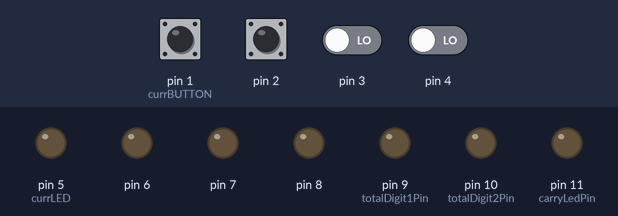
A sketch run on a simulated Arduino Uno, built with avr-gcc and run on an emulated ATmega328P. Parts: output pins drawn as LEDs (lit = HIGH). The inputs (shaded band) are chosen by the test bench; at power-on: pin 1 (currBUTTON), pin 2–4 LOW.

Above: at 1.2 s.
1.3 s: pin 1 (currBUTTON) pulled HIGH for 0.15 s
At 2.5 s:
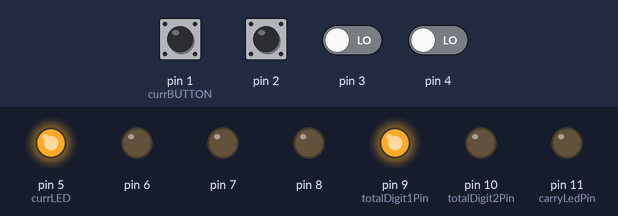
2.9 s: pin 2 driven HIGH
At 3.9 s:
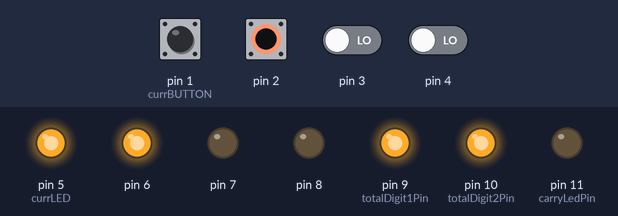
4.4 s: pin 3 driven HIGH
At 5.0 s:
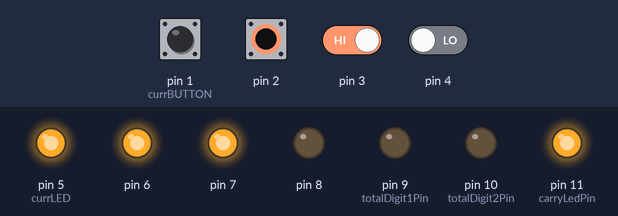
5.9 s: pin 4 driven HIGH
At 6.2 s:
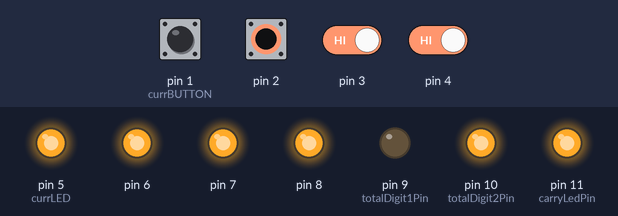
7.4 s: pin 1 (currBUTTON) pulled HIGH for 1 s
At 8.5 s:
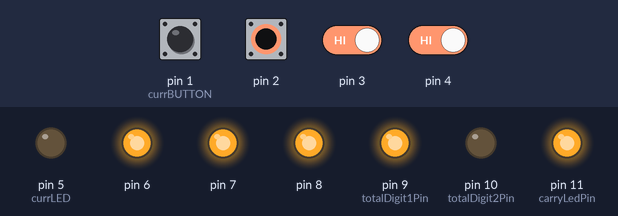
9.9 s: pin 2 pulsed LOW 5 times (0.12 s each, 0.3 s apart)
At 12.1 s:
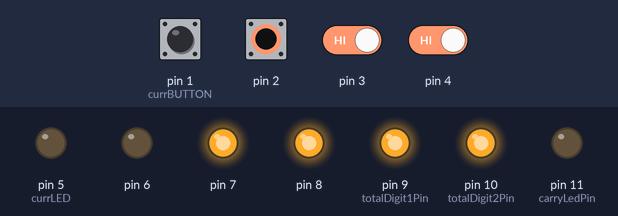
Timing chart, 0 to 13.6 s (numbered marks = the images above; inputs shaded):
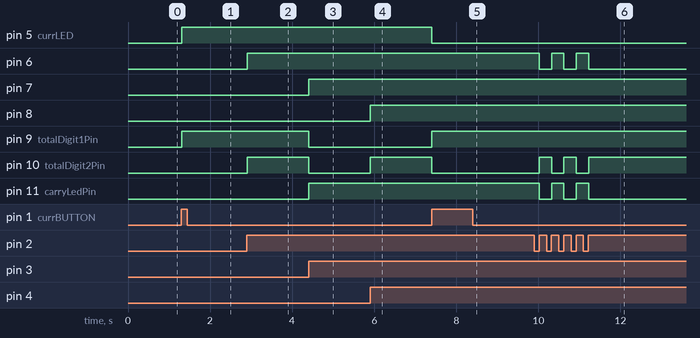

The sketch:

Homework5_2_bit_Adder.ino
```cpp
/*
 *  -----------------------------------------------------------------
 *  Course     : CST337
 *  Instrcutor : Dr. Eckhardt
 *  Homework   : 5
 *  Student    : Clarence Mitchell
 *  Description: 2 Bit Adder
 *               Uses 4 switches to simulate a 2 bit adder
 *               Pins 1-4 Input from switches
 *                    5-8 output to led to represent switch state (on/off)
 *                    9 bit 1 of sum
 *                    10 bit 2 f sum
 *                    11 carry of sum
 *  ------------------------------------------------------------------
 */

// -------------------------------------
// Define Constants
// -------------------------------------
const int startLED = 5;			// PIN for First LED for numbers (in sequence)
const int startBUTTON = 1;		// PIN for first Button (in sequence)
const int totalDigit1Pin = 9;	// PIN for LED for 1 digit on results
const int totalDigit2Pin = 10;  // PIN for LED for 2 digit on results
const int carryLedPin = 11;		// PIN for LED for carry on results

//
//  ---   Arrays (consecutive memory)
//
int ledOn[] = {false, false, false, false};
boolean lastPress[] = {false, false, false, false};

//
//  -- Current state
//
int currLED = 5;
int currBUTTON = 1;
boolean currPress = false;

//
// --- Result digits
//
int digit = 0;
int bit = 0;
int carry = 0;
//
// --- Temporary storage
//

int iLoop = 0;
int value1 = 0;
int value2 = 0;

int ledSetValue = LOW;

//void setPin(boolean ledOn, int pinNum);

// -----------------------------------------------
//
// debounce routine
//    Get button press but limit the rate at
//    which press can fire
//
// -----------------------------------------------
boolean debounce(int buttonPin, boolean presslast)
{
  //
  //  get button press
  //
  boolean pressCurrent = digitalRead(buttonPin);
  //
  //  -- if not the same as last press then give user time
  //
  if (presslast != pressCurrent)
  {
   delay(5);
   pressCurrent = digitalRead(buttonPin);
  }
  //
  //
  return pressCurrent;
} // -- exit debounce routine


//----------------------------------------------------
//
//  setup Routine
//   routine runs once when you press reset:
//
// --------------------------------------------------
void setup()
{
  //
  // Loop and set number LEDs and Buttons
  //
  //
  // Define Output PINs for Number Buttons and LEDs
  //
  for (iLoop = 0; iLoop < 4; iLoop++)
  {
    //
	// -- Calculate pin as start plus offset (iLoop)
	//
	currLED = startLED + iLoop;
    currBUTTON = startBUTTON + iLoop;
	//
	// --- Set LED and Button PINs
	//
  	pinMode(currLED, OUTPUT);
  	pinMode(currBUTTON, INPUT);
    //
	// --- Initialize Arrays
	//
	ledOn[iLoop] = false;
    lastPress[iLoop] = false;

  } // -- end for

  pinMode(totalDigit1Pin, OUTPUT);
  pinMode(totalDigit2Pin, OUTPUT);
  pinMode(carryLedPin, OUTPUT);

  currBUTTON = 1;
  currLED = 5;

} // -- end setup

//----------------------------------------------------
//
//  loop Routine
//   runs over and over again forever:
//
// --------------------------------------------------
void loop()
{

    //
  // Loop and set number LEDs and Buttons
  //

	//
	// -- First calculate PIN numbers based on start plus  offset (iLoop)
	//
    currLED = startLED + iLoop;
    currBUTTON = startBUTTON + iLoop;

	//
	// -- Get button press but limit the rate at which press can fire
	//
    currPress = debounce(currBUTTON,lastPress[iLoop]);     // try to eliminate button fire time
	//
	//  -- Now check if button for current offset has been pressed
	//     This is determined by last being low current being high....
	//
    if (lastPress[iLoop] == LOW && currPress == HIGH)
  	{
		//
		//  -- invert state of LED for button
		//
		ledOn[iLoop] = !ledOn[iLoop];

	} // -- end of if

	//
	//   --- Store current pressed value into array
	//
    lastPress[iLoop] = currPress;
	//
	//  --- Send value to LED
	//
   digitalWrite(currLED, ledOn[iLoop]);
	//
	// -- Calculate results
	//  Note could have used ledOn[] directly but would be less clear....
	//
	//  -- First Bit
	//   add the two bits and set carry (if needed)
	//
   value1 = (ledOn[0]?1:0);
   value2 = (ledOn[2]?1:0);
   digit = value1 + value2;
   bit = digit % 2;
   carry = digit / 2;
   ledSetValue = (bit == 1?HIGH:LOW);
   digitalWrite(totalDigit1Pin, ledSetValue);

   	//
	//  -- Second Bit
	//  -- Same as first bit but include carry in addition
	//

   value1 = (ledOn[1]?1:0);
   value2 = (ledOn[3]?1:0);
   digit = value1 + value2 + carry;
   bit = digit % 2;
   carry = digit / 2;
   ledSetValue = (bit == 1?HIGH:LOW);
   digitalWrite(totalDigit2Pin, ledSetValue);

   ledSetValue = (carry == 1?HIGH:LOW);
   digitalWrite(carryLedPin, ledSetValue);

	//
	//  increment for next button (wrap using modulus division)
	//
   iLoop = ++iLoop % 4;

}  // -- end loop routine
```

Measured:
- after the input at 1.3 s, pin 5 (currLED), pin 9 (totalDigit1Pin): LOW → HIGH at once
- after the input at 2.9 s, pin 6, pin 10 (totalDigit2Pin): LOW → HIGH at once
- after the input at 4.4 s, pin 7, pin 11 (carryLedPin): LOW → HIGH at once; pin 9 (totalDigit1Pin), pin 10 (totalDigit2Pin): HIGH → LOW at once
- after the input at 5.9 s, pin 8, pin 10 (totalDigit2Pin): LOW → HIGH at once
- after the input at 7.4 s, pin 5 (currLED), pin 10 (totalDigit2Pin): HIGH → LOW at once; pin 9 (totalDigit1Pin): LOW → HIGH at once
- after the input at 9.9 s, pin 6, pin 11 (carryLedPin): alternates HIGH for 0.30 s and LOW for 0.30 s, 5 changes in all, then stays LOW, starting after 0.13 s; pin 10 (totalDigit2Pin): alternates HIGH for 0.30 s and LOW for 0.30 s, 5 changes in all, then stays HIGH, starting after 0.13 s
